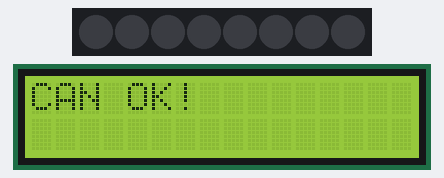
The sketch below on a simulated Arduino Mega 2560, built with avr-gcc and run on an emulated ATmega2560. Parts: 8 RGB LEDs in strip order, left to right, 16×2 character LCD. What the sketch prints to the serial monitor is not drawn.

Above: at 0.1 s.
At 1.1 s:
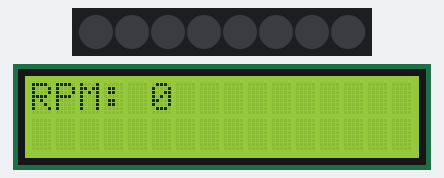

The sketch:

F1ShiftFinal.ino
```cpp
#include <SPI.h>
#include <mcp_can.h>
#include <LiquidCrystal.h>
#include <FastLED.h>

// ── CAN ──────────────────────────────────────────
#define CAN_CS 53
#define CAN_INT 7
MCP_CAN CAN(CAN_CS);

// ── LEDs ─────────────────────────────────────────
#define NUM_LEDS 8
#define LED_PIN 10
CRGB leds[NUM_LEDS];

// ── LCD ──────────────────────────────────────────
const int rs = 12, en = 11, d4 = 5, d5 = 4, d6 = 3, d7 = 2;
LiquidCrystal lcd(rs, en, d4, d5, d6, d7);

// ── RPM settings ─────────────────────────────────
#define RPM_MIN   0
#define RPM_MAX   8500
#define SHIFT_RPM 3000

// ── Timing ───────────────────────────────────────
unsigned long lastLCDUpdate  = 0;
unsigned long lastStrobeTime = 0;
bool strobeOn = false;
const int LCD_INTERVAL    = 100;
const int STROBE_INTERVAL = 40;

// ── State ─────────────────────────────────────────
int currentRPM = 0;

CRGB baseColors[NUM_LEDS] = {
  CRGB::Yellow, CRGB::Yellow, CRGB::Yellow,
  CRGB::Red,    CRGB::Red,
  CRGB::Blue,   CRGB::Blue,  CRGB::Blue
};

// ─────────────────────────────────────────────────
void readCAN() {
  while (CAN_MSGAVAIL == CAN.checkReceive()) {
    long unsigned int id;
    unsigned char len = 0;
    unsigned char buf[8];
    CAN.readMsgBuf(&id, &len, buf);

    if (id == 0x17C) {
      currentRPM = (buf[2] * 256) + buf[3];
      currentRPM = constrain(currentRPM, RPM_MIN, RPM_MAX);
    }
  }
}

// ─────────────────────────────────────────────────
int getNumLedsToLight(int rpm) {
  if (rpm < 1000) return 0;
  return constrain(map(rpm, 1000, SHIFT_RPM, 1, NUM_LEDS), 0, NUM_LEDS);
}

// ─────────────────────────────────────────────────
void updateLEDs() {
  if (currentRPM >= SHIFT_RPM) {
    if (millis() - lastStrobeTime >= STROBE_INTERVAL) {
      lastStrobeTime = millis();
      strobeOn = !strobeOn;
      if (strobeOn) {
        for (int i = 0; i < NUM_LEDS; i++) leds[i] = CRGB::Red;
      } else {
        FastLED.clear();
      }
      FastLED.show();
    }
  } else {
    strobeOn = false;
    int numLeds = getNumLedsToLight(currentRPM);
    FastLED.clear();
    for (int i = 0; i < numLeds; i++) leds[i] = baseColors[i];
    FastLED.show();
  }
}

// ─────────────────────────────────────────────────
void updateLCD() {
  if (millis() - lastLCDUpdate < LCD_INTERVAL) return;
  lastLCDUpdate = millis();

  lcd.setCursor(0, 0);
  lcd.print("RPM: ");
  lcd.print(currentRPM);
  lcd.print("    ");
}

// ─────────────────────────────────────────────────
void setup() {
  Serial.begin(115200);

  FastLED.addLeds<WS2812B, LED_PIN, GRB>(leds, NUM_LEDS);
  FastLED.setBrightness(50);
  FastLED.clear();
  FastLED.show();

  lcd.begin(16, 2);
  lcd.print("Initializing...");
  pinMode(CAN_INT, INPUT);

  if (CAN.begin(MCP_ANY, CAN_500KBPS, MCP_8MHZ) == CAN_OK) {
    Serial.println("CAN Init OK");
    lcd.setCursor(0, 0);
    lcd.print("CAN OK!         ");
  } else {
    Serial.println("CAN Init FAIL");
    lcd.setCursor(0, 0);
    lcd.print("CAN FAIL!       ");
    while (1);
  }

  CAN.setMode(MCP_NORMAL);
  delay(1000);
  lcd.clear();
  lcd.setCursor(0, 0);
  lcd.print("RPM: 0");
}

// ─────────────────────────────────────────────────
void loop() {
  readCAN();
  updateLEDs();
  updateLCD();
}
```
